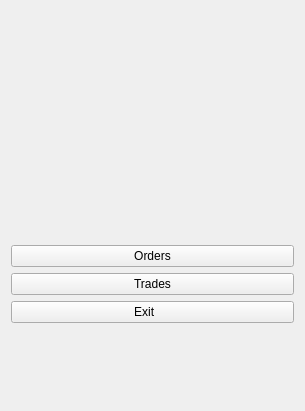
<?xml version="1.0" encoding="UTF-8"?>
<ui version="4.0">
 <class>Menu</class>
 <widget class="QWidget" name="Menu">
  <property name="geometry">
   <rect>
    <x>0</x>
    <y>0</y>
    <width>305</width>
    <height>411</height>
   </rect>
  </property>
  <property name="windowTitle">
   <string>Form</string>
  </property>
  <layout class="QVBoxLayout" name="verticalLayout_2">
   <item>
    <widget class="QLabel" name="label">
     <property name="minimumSize">
      <size>
       <width>0</width>
       <height>150</height>
      </size>
     </property>
     <property name="maximumSize">
      <size>
       <width>16777215</width>
       <height>150</height>
      </size>
     </property>
     <property name="text">
      <string/>
     </property>
     <property name="pixmap">
      <pixmap resource="../resources/images.qrc">:/images/images/csgo-wallpaper.jpg</pixmap>
     </property>
     <property name="scaledContents">
      <bool>true</bool>
     </property>
    </widget>
   </item>
   <item>
    <spacer name="verticalSpacer">
     <property name="orientation">
      <enum>Qt::Vertical</enum>
     </property>
     <property name="sizeHint" stdset="0">
      <size>
       <width>20</width>
       <height>40</height>
      </size>
     </property>
    </spacer>
   </item>
   <item>
    <layout class="QVBoxLayout" name="verticalLayout">
     <item>
      <widget class="QPushButton" name="ordersButton">
       <property name="text">
        <string>Orders</string>
       </property>
       <property name="icon">
        <iconset resource="../resources/images.qrc">
         <normaloff>:/images/shopping-bag-svg</normaloff>:/images/shopping-bag-svg</iconset>
       </property>
      </widget>
     </item>
     <item>
      <widget class="QPushButton" name="pushButton">
       <property name="text">
        <string>Trades</string>
       </property>
       <property name="icon">
        <iconset resource="../resources/images.qrc">
         <normaloff>:/images/images/trading.svg</normaloff>:/images/images/trading.svg</iconset>
       </property>
      </widget>
     </item>
     <item>
      <widget class="QPushButton" name="exitButton">
       <property name="text">
        <string>Exit     </string>
       </property>
       <property name="icon">
        <iconset resource="../resources/images.qrc">
         <normaloff>:/images/images/logout.svg</normaloff>:/images/images/logout.svg</iconset>
       </property>
      </widget>
     </item>
    </layout>
   </item>
   <item>
    <spacer name="verticalSpacer_2">
     <property name="orientation">
      <enum>Qt::Vertical</enum>
     </property>
     <property name="sizeHint" stdset="0">
      <size>
       <width>20</width>
       <height>40</height>
      </size>
     </property>
    </spacer>
   </item>
  </layout>
 </widget>
 <resources>
  <include location="../resources/images.qrc"/>
 </resources>
 <connections/>
</ui>
